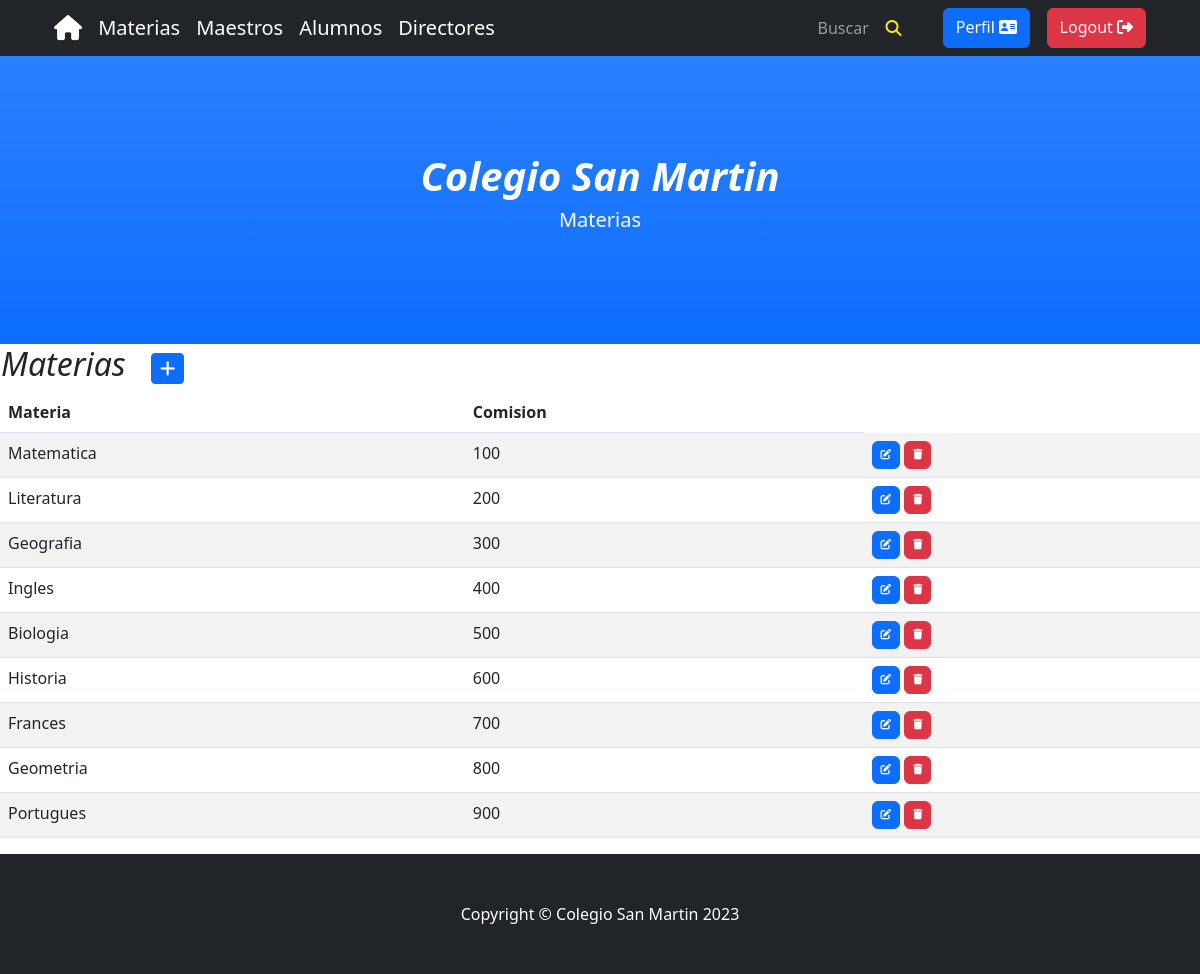
The app's page /materias/ (signed in) with its own data.
### aplicacion/models.py (models this page shows, shortened)
class Materia(models.Model):
    nombre = models.CharField(max_length=50)
    comision = models.IntegerField()

### aplicacion/views.py (the view)
# urls.py: path('materias/', MateriasList.as_view(), name='materias'),
class MateriasList(LoginRequiredMixin, ListView):
    model = Materia

### aplicacion/templates/aplicacion/materia_list.html (shortened to what this page needs)
{% extends 'aplicacion/base.html' %}
{% load static %}
{% block barra %}
    <li class="nav-item"><a class="nav-link" href="{% url 'buscar_materia' %}">Buscar&nbsp;&nbsp;&nbsp;&nbsp;<i class="fa-solid fa-magnifying-glass fa-beat" style="color: #faea05;"title="Buscar Materia"></i></a></li>
{% endblock barra %}
{% block titulo %}
    <p class="lead">Materias</p>
{% endblock titulo %}
{% block contenido %}
    <table>
        <tr>
            <td width="150"><h2><i>Materias</i></h2></td>
            <td>
                <a href="{% url 'create_materia' %}"
                class="btn btn-primary btn-sm"
                >
                </a>
            </td>
        </tr>
    </table>
    <table class="table table-striped">
        <thead>
             <tr>
                <th>Materia</th>
                <th>Comision</th>
             </tr>
        </thead>
        <tbody>
        {% for m in materia_list %}
        <tr>
            <td>{{ m.nombre }}</td>
            <td>{{ m.comision }}</td>
            <td>
                <a
                    href="{% url 'update_materia' pk=m.pk %}"
                    class="btn btn-primary"
                    style="--bs-btn-padding-y: .25rem; --bs-btn-padding-x: .5rem; --bs-btn-font-size: .75rem;"
                    >
                </a>
                <a
                    href="{% url 'delete_materia' pk=m.pk %}"
                    class="btn btn-danger"
                    style="--bs-btn-padding-y: .25rem; --bs-btn-padding-x: .5rem; --bs-btn-font-size: .75rem;"
                    >
                </a>
            </td>
        </tr>
        {% endfor %}
    </tbody>
    </table>
{% endblock contenido %}

### records on screen
Materia: nombre "Matematica", comision "100"
Materia: nombre "Literatura", comision "200"
Materia: nombre "Geografia", comision "300"
Materia: nombre "Ingles", comision "400"
Materia: nombre "Biologia", comision "500"
Materia: nombre "Historia", comision "600"
Materia: nombre "Frances", comision "700"
Materia: nombre "Geometria", comision "800"
Materia: nombre "Portugues", comision "900"
